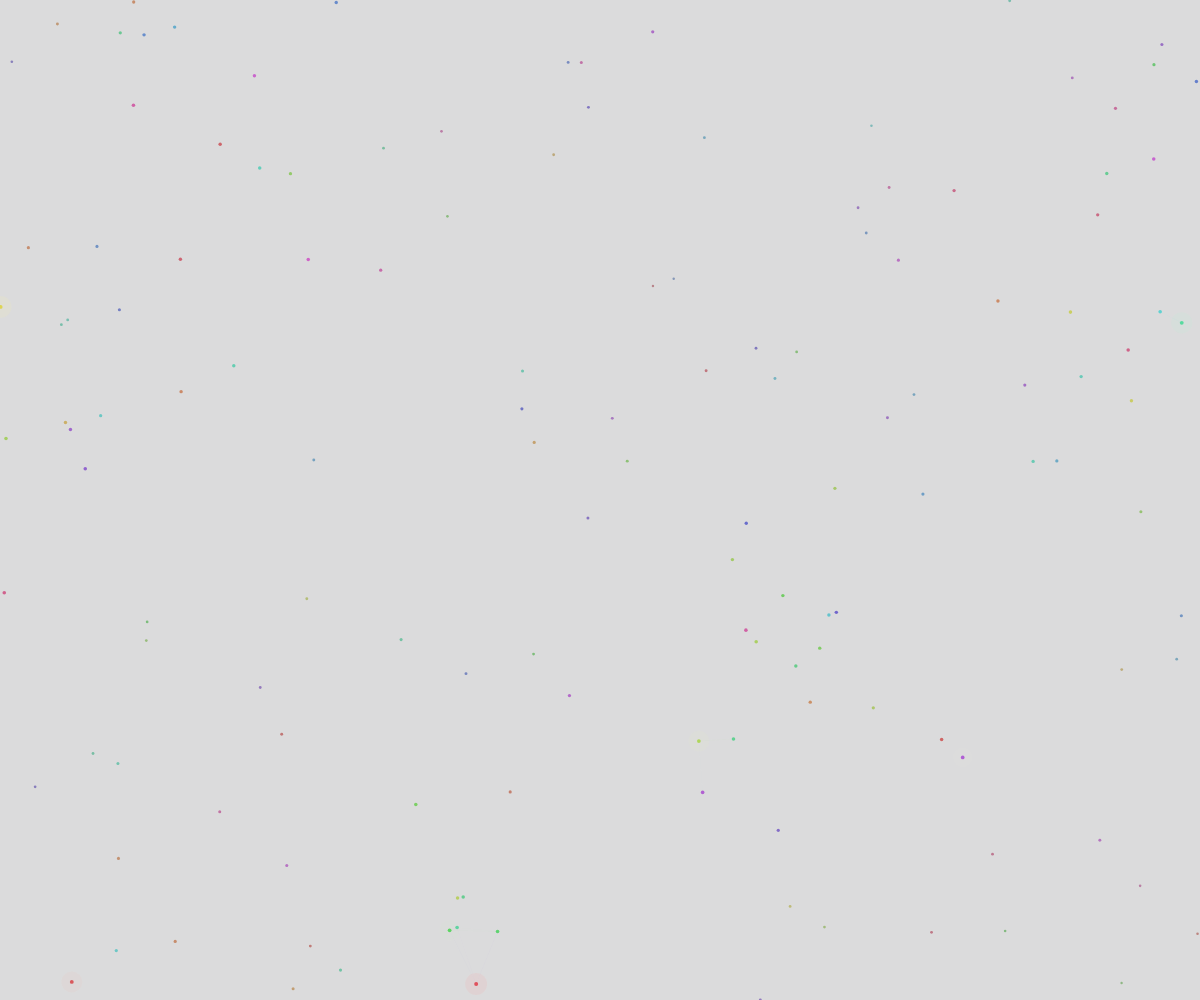
Frame 1 (no input)
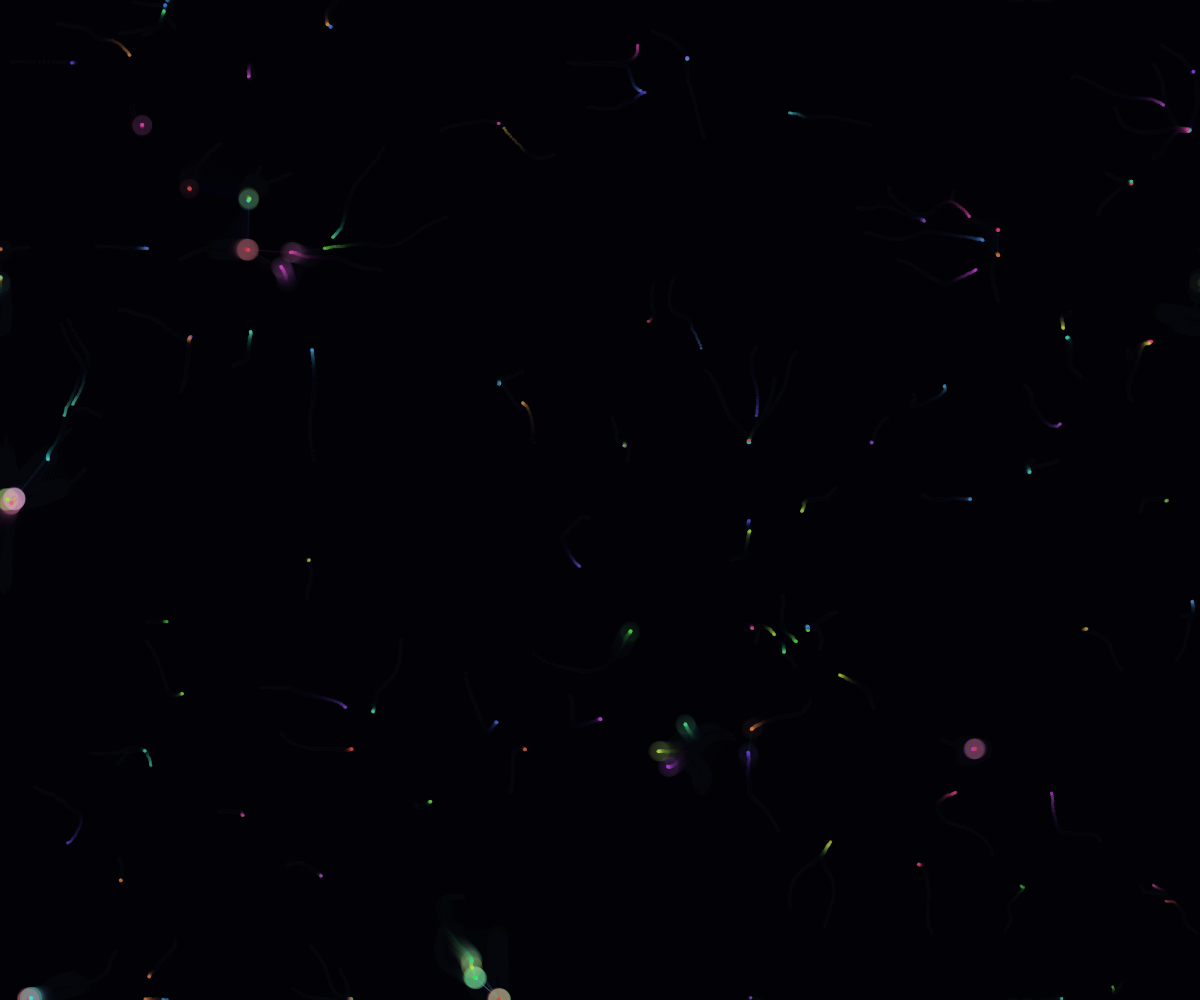
Frame 60 (no input)
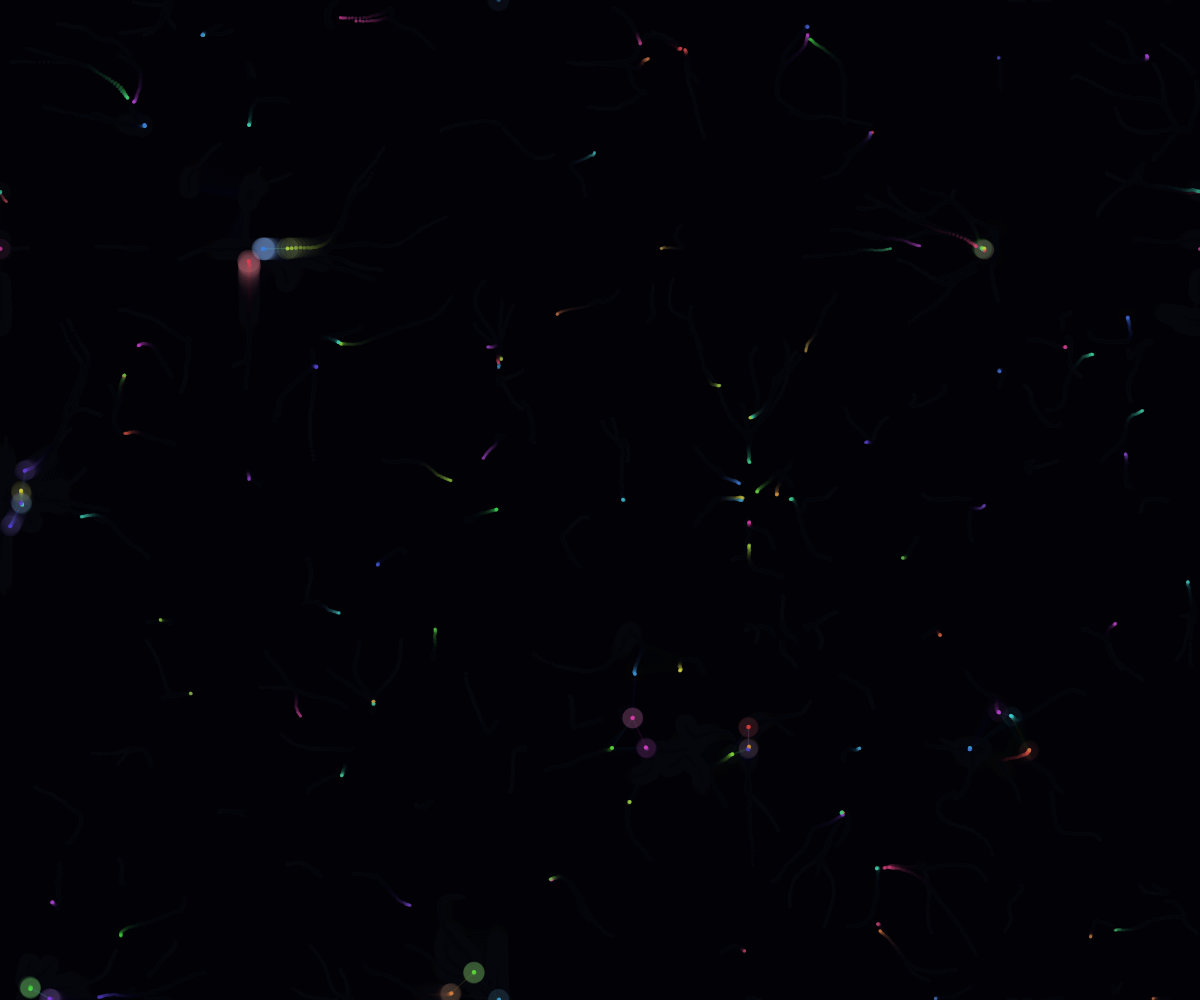
Frame 120 (the mouse pressed at the canvas centre since frame 60)

The p5.js sketch that drew these frames (run headless with seeded random() and noise() and a simulated clock; from frame 60 on, the mouse is pressed at the canvas centre):

// p5.js sketch
// ── sketch.js
const NP  = 140;   
const NS  = 0.004; 
const LR  = 1000;  
const EPS = 2;     

let pts = [];
let t   = 0;

function setup() {
  createCanvas(windowWidth, windowHeight);
  colorMode(HSB, 360, 100, 100, 100);

  for (let i = 0; i < NP; i++) {
    pts.push({ x: random(width), y: random(height), loss: 0.5, hue: random(360) });
  }
}

function draw() {
  
  noStroke();
  fill(230, 25, 3, 14);
  rect(0, 0, width, height);

  t += 0.002;

  
  for (let p of pts) {
    let n0 = noise(p.x * NS, p.y * NS, t);
    let gx = (noise((p.x + EPS) * NS, p.y * NS, t) - n0) / EPS;
    let gy = (noise(p.x * NS, (p.y + EPS) * NS, t) - n0) / EPS;

    p.x   += -gx * LR + random(-0.45, 0.45);
    p.y   += -gy * LR + random(-0.45, 0.45);
    p.loss = n0;

    
    p.x = ((p.x % width)  + width)  % width;
    p.y = ((p.y % height) + height) % height;
  }

  
  noFill();
  for (let i = 0; i < NP; i++) {
    let a = pts[i];
    if (a.loss > 0.32) continue;          
    for (let j = i + 1; j < NP; j++) {
      let b = pts[j];
      if (b.loss > 0.32) continue;
      let d = dist(a.x, a.y, b.x, b.y);
      if (d > 78) continue;
      let avg   = (a.loss + b.loss) * 0.5;
      let alpha = map(d, 0, 78, 38, 0) * map(avg, 0, 0.32, 1, 0);
      let hue   = (a.hue + b.hue) / 2;
      stroke(hue, 55, 88, alpha);
      strokeWeight(0.5);
      line(a.x, a.y, b.x, b.y);
    }
  }

  
  noStroke();
  for (let p of pts) {
    let l   = p.loss;
    let sat = map(l, 0, 1, 78, 50);
    let bri = map(l, 0, 1, 96, 45);
    let sz  = map(l, 0, 1, 4.5, 1.5);
    let alp = map(l, 0, 1, 95, 38);

    
    if (l < 0.28) {
      let glow = map(l, 0, 0.28, 28, 0);
      fill(p.hue, 45, 100, glow);
      ellipse(p.x, p.y, sz * 5.5, sz * 5.5);
    }

    fill(p.hue, sat, bri, alp);
    ellipse(p.x, p.y, sz, sz);
  }
}

function mousePressed() {
  
  for (let p of pts) {
    p.x = random(width);
    p.y = random(height);
  }
}

function windowResized() {
  resizeCanvas(windowWidth, windowHeight);
}
